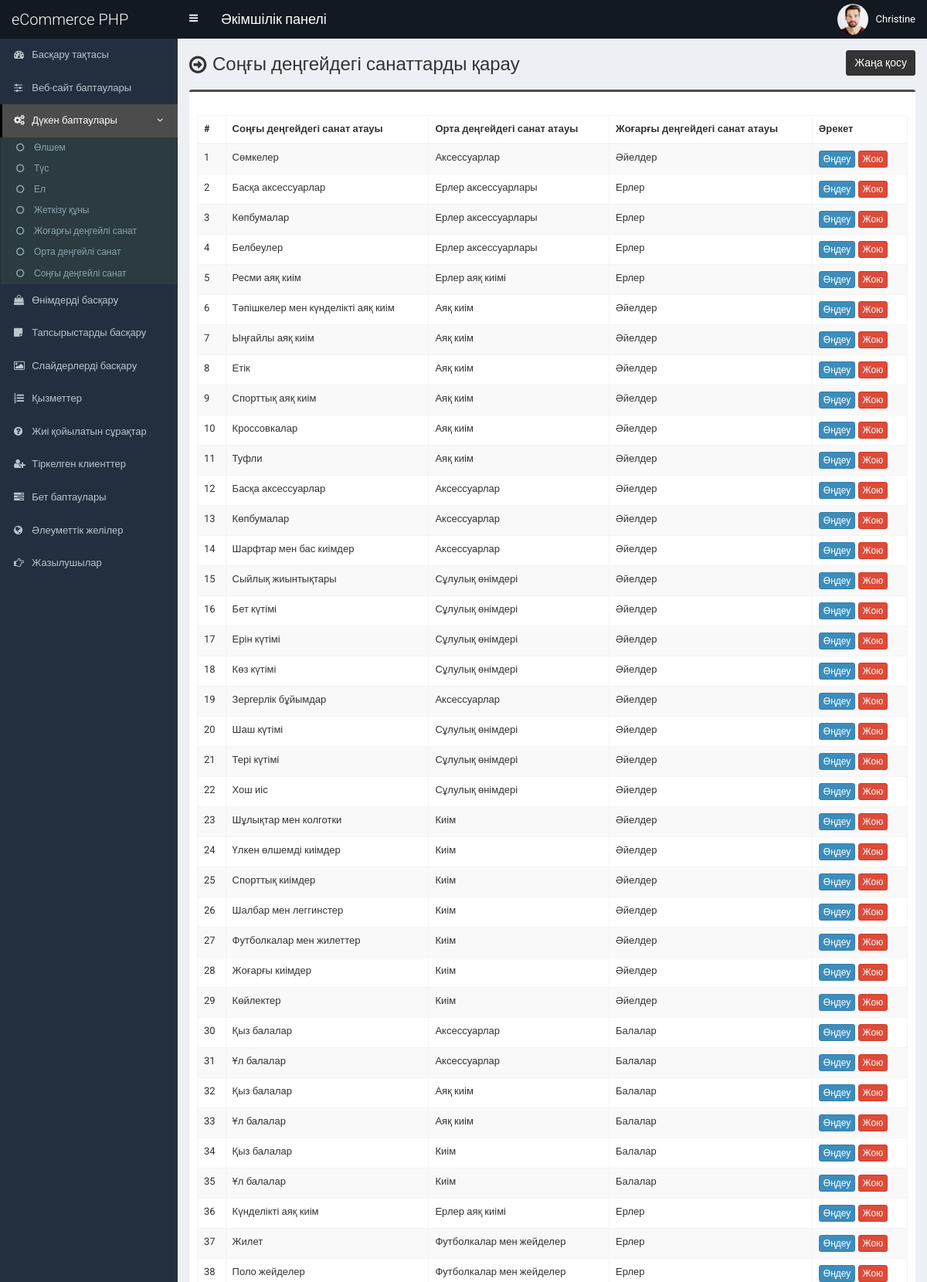
The app's page /admin/end-category.php (signed in, upper part) with its own data.
### tables this page shows
CREATE TABLE `tbl_end_category` (
  `ecat_id` int(11) NOT NULL,
  `ecat_name` varchar(255) NOT NULL,
  `mcat_id` int(11) NOT NULL
);

CREATE TABLE `tbl_mid_category` (
  `mcat_id` int(11) NOT NULL,
  `mcat_name` varchar(255) NOT NULL,
  `tcat_id` int(11) NOT NULL
);

CREATE TABLE `tbl_top_category` (
  `tcat_id` int(11) NOT NULL,
  `tcat_name` varchar(255) NOT NULL,
  `show_on_menu` int(1) NOT NULL
);

### admin/end-category.php (the view, shortened to what this page needs)
<?php require_once('header.php'); ?>
<section class="content-header">
    <div class="content-header-left">
        <h1>Соңғы деңгейдегі санаттарды қарау</h1>
    </div>
    <div class="content-header-right">
        <a href="end-category-add.php" class="btn btn-primary btn-sm">Жаңа қосу</a>
    </div>
</section>
<section class="content">
  <div class="row">
    <div class="col-md-12">
      <div class="box box-info">
        <div class="box-body table-responsive">
          <table id="example1" class="table table-bordered table-hover table-striped">
            <thead>
                <tr>
                    <th>#</th>
                    <th>Соңғы деңгейдегі санат атауы</th>
                    <th>Орта деңгейдегі санат атауы</th>
                    <th>Жоғарғы деңгейдегі санат атауы</th>
                    <th>Әрекет</th>
                </tr>
            </thead>
            <tbody>
                <?php
                $i=0;
                $statement = $pdo->prepare("SELECT *
                                    FROM tbl_end_category t1
                                    JOIN tbl_mid_category t2
                                    ON t1.mcat_id = t2.mcat_id
                                    JOIN tbl_top_category t3
                                    ON t2.tcat_id = t3.tcat_id
                                    ORDER BY t1.ecat_id DESC
                                    ");
                $statement->execute();
                $result = $statement->fetchAll(PDO::FETCH_ASSOC);
                foreach ($result as $row) {
                    $i++;
                    ?>
                    <tr>
                        <td><?php echo $i; ?></td>
                        <td><?php echo $row['ecat_name']; ?></td>
                        <td><?php echo $row['mcat_name']; ?></td>
                        <td><?php echo $row['tcat_name']; ?></td>
                        <td>
                            <a href="end-category-edit.php?id=<?php echo $row['ecat_id']; ?>" class="btn btn-primary btn-xs">Өңдеу</a>
                            <a href="#" class="btn btn-danger btn-xs" data-href="end-category-delete.php?id=<?php echo $row['ecat_id']; ?>" data-toggle="modal" data-target="#confirm-delete">Жою</a>
                        </td>
                    </tr>
                    <?php
                }
                ?>
            </tbody>
          </table>
        </div>
      </div>
</section>
<?php require_once('footer.php'); ?>

### admin/style.css (style rules this page uses)
body { font-size: 13px; font-family: "Roboto", sans-serif; }
.content-header > h1, .content-header .content-header-left h1 { font-family: "Roboto", sans-serif; }
.box-info { padding-top: 20px; }
.content-header { overflow: hidden; }
.content-header .content-header-left { float: left; padding-top: 5px; }
.content-header .content-header-right { float: right; }
.content-header .content-header-left h1 { margin-top: 0; margin-bottom: 0; padding-left: 30px; padding-bottom: 5px; font-size: 24px; position: relative; }
.content-header .content-header-left h1:before { position: absolute; top: 0; left: 0; font-family: "FontAwesome", sans-serif; font-size: 26px; content: "\f18e"; }
.content-header .content-header-right a { position: relative; font-size: 14px; }
.box.box-info { border-top-color: #4c4c4c; }
.content-header .content-header-right a { background-color: #333333; border-color: #333333; }

### records on screen
tbl_end_category: ecat_name "Сөмкелер", mcat.mcat_name "Аксессуарлар", tbl_top_category.tcat_name "Әйелдер"
tbl_end_category: ecat_name "Басқа аксессуарлар", mcat.mcat_name "Ерлер аксессуарлары", tbl_top_category.tcat_name "Ерлер"
tbl_end_category: ecat_name "Көпбумалар", mcat.mcat_name "Ерлер аксессуарлары", tbl_top_category.tcat_name "Ерлер"
tbl_end_category: ecat_name "Белбеулер", mcat.mcat_name "Ерлер аксессуарлары", tbl_top_category.tcat_name "Ерлер"
tbl_end_category: ecat_name "Ресми аяқ киім", mcat.mcat_name "Ерлер аяқ киімі", tbl_top_category.tcat_name "Ерлер"
tbl_end_category: ecat_name "Тәпішкелер мен күнделікті аяқ киім", mcat.mcat_name "Аяқ киім", tbl_top_category.tcat_name "Әйелдер"
tbl_end_category: ecat_name "Ыңғайлы аяқ киім", mcat.mcat_name "Аяқ киім", tbl_top_category.tcat_name "Әйелдер"
tbl_end_category: ecat_name "Етік", mcat.mcat_name "Аяқ киім", tbl_top_category.tcat_name "Әйелдер"
tbl_end_category: ecat_name "Спорттық аяқ киім", mcat.mcat_name "Аяқ киім", tbl_top_category.tcat_name "Әйелдер"
tbl_end_category: ecat_name "Кроссовкалар", mcat.mcat_name "Аяқ киім", tbl_top_category.tcat_name "Әйелдер"
tbl_end_category: ecat_name "Туфли", mcat.mcat_name "Аяқ киім", tbl_top_category.tcat_name "Әйелдер"
tbl_end_category: ecat_name "Басқа аксессуарлар", mcat.mcat_name "Аксессуарлар", tbl_top_category.tcat_name "Әйелдер"
tbl_end_category: ecat_name "Көпбумалар", mcat.mcat_name "Аксессуарлар", tbl_top_category.tcat_name "Әйелдер"
tbl_end_category: ecat_name "Шарфтар мен бас киімдер", mcat.mcat_name "Аксессуарлар", tbl_top_category.tcat_name "Әйелдер"
tbl_end_category: ecat_name "Сыйлық жиынтықтары", mcat.mcat_name "Сұлулық өнімдері", tbl_top_category.tcat_name "Әйелдер"
tbl_end_category: ecat_name "Бет күтімі", mcat.mcat_name "Сұлулық өнімдері", tbl_top_category.tcat_name "Әйелдер"
tbl_end_category: ecat_name "Ерін күтімі", mcat.mcat_name "Сұлулық өнімдері", tbl_top_category.tcat_name "Әйелдер"
tbl_end_category: ecat_name "Көз күтімі", mcat.mcat_name "Сұлулық өнімдері", tbl_top_category.tcat_name "Әйелдер"
tbl_end_category: ecat_name "Зергерлік бұйымдар", mcat.mcat_name "Аксессуарлар", tbl_top_category.tcat_name "Әйелдер"
tbl_end_category: ecat_name "Шаш күтімі", mcat.mcat_name "Сұлулық өнімдері", tbl_top_category.tcat_name "Әйелдер"
tbl_end_category: ecat_name "Тері күтімі", mcat.mcat_name "Сұлулық өнімдері", tbl_top_category.tcat_name "Әйелдер"
tbl_end_category: ecat_name "Хош иіс", mcat.mcat_name "Сұлулық өнімдері", tbl_top_category.tcat_name "Әйелдер"
tbl_end_category: ecat_name "Шұлықтар мен колготки", mcat.mcat_name "Киім", tbl_top_category.tcat_name "Әйелдер"
tbl_end_category: ecat_name "Үлкен өлшемді киімдер", mcat.mcat_name "Киім", tbl_top_category.tcat_name "Әйелдер"
tbl_end_category: ecat_name "Спорттық киімдер", mcat.mcat_name "Киім", tbl_top_category.tcat_name "Әйелдер"
tbl_end_category: ecat_name "Шалбар мен леггинстер", mcat.mcat_name "Киім", tbl_top_category.tcat_name "Әйелдер"
tbl_end_category: ecat_name "Футболкалар мен жилеттер", mcat.mcat_name "Киім", tbl_top_category.tcat_name "Әйелдер"
tbl_end_category: ecat_name "Жоғарғы киімдер", mcat.mcat_name "Киім", tbl_top_category.tcat_name "Әйелдер"
tbl_end_category: ecat_name "Көйлектер", mcat.mcat_name "Киім", tbl_top_category.tcat_name "Әйелдер"
tbl_end_category: ecat_name "Қыз балалар", mcat.mcat_name "Аксессуарлар", tbl_top_category.tcat_name "Балалар"
tbl_end_category: ecat_name "Ұл балалар", mcat.mcat_name "Аксессуарлар", tbl_top_category.tcat_name "Балалар"
tbl_end_category: ecat_name "Қыз балалар", mcat.mcat_name "Аяқ киім", tbl_top_category.tcat_name "Балалар"
tbl_end_category: ecat_name "Ұл балалар", mcat.mcat_name "Аяқ киім", tbl_top_category.tcat_name "Балалар"
tbl_end_category: ecat_name "Қыз балалар", mcat.mcat_name "Киім", tbl_top_category.tcat_name "Балалар"
tbl_end_category: ecat_name "Ұл балалар", mcat.mcat_name "Киім", tbl_top_category.tcat_name "Балалар"
tbl_end_category: ecat_name "Күнделікті аяқ киім", mcat.mcat_name "Ерлер аяқ киімі", tbl_top_category.tcat_name "Ерлер"
tbl_end_category: ecat_name "Жилет", mcat.mcat_name "Футболкалар мен жейделер", tbl_top_category.tcat_name "Ерлер"
tbl_end_category: ecat_name "Поло жейделер", mcat.mcat_name "Футболкалар мен жейделер", tbl_top_category.tcat_name "Ерлер"

### other values on screen
$_SESSION['user']['full_name'] "Christine"
